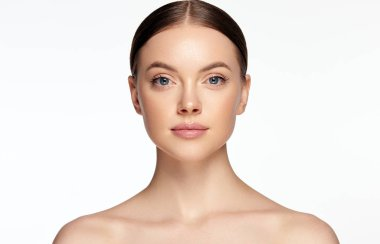
#> input picture image.jpg, 380 x 244 px
$ jupyter execute Q2.ipynb
#> lines starting #> are read from the running program, lines starting #| are printed output that depends on the picture; after the words box and inside, x2 and y2 are one past the last pixel; in counts of white or black regions, pixels touching at a corner belong together
#> further down, input_image is the input picture: PIL image 380x244 RGB; mean R, G, B 234, 222.2, 215.3
[cell 1]
import numpy as np
import matplotlib.pyplot as plt
from PIL import Image

# Floyd-Steinberg dithering algorithm
def floyd_steinberg_dithering(input_image):
    # Convert the input image to grayscale
    grayscale_image = input_image.convert('L')
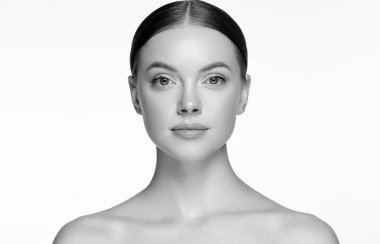
#> grayscale_image: PIL image 380x244 L; min 0, max 255, mean 224.9
    grayscale_image_array = np.array(grayscale_image)
    height, width = grayscale_image_array.shape
#> height = 244; width = 380

    # Copy of the grayscale image to apply dithering
    dithered_image = grayscale_image_array.copy()

    # Loop over each pixel in the image
    for y in range(height):
        for x in range(width):
            # Get the current pixel value and threshold it to either 0 or 255 (black or white)
            current_pixel_value = dithered_image[y, x]
            new_pixel_value = 255 * (current_pixel_value > 128)  # Binarize pixel based on threshold 128
            dithered_image[y, x] = new_pixel_value

            # Calculate the quantization error
            quantization_error = current_pixel_value - new_pixel_value

            # Distribute the quantization error to neighboring pixels
            if x < width - 1:
                dithered_image[y, x + 1] += quantization_error * 7 / 16
            if y < height - 1:
                dithered_image[y + 1, x] += quantization_error * 5 / 16
                if x > 0:
                    dithered_image[y + 1, x - 1] += quantization_error * 3 / 16
                if x < width - 1:
                    dithered_image[y + 1, x + 1] += quantization_error * 1 / 16
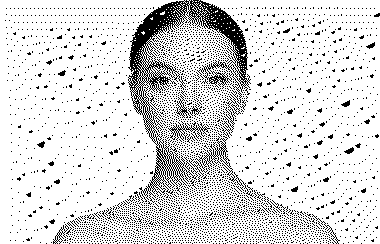
#> dithered_image: shape (244, 380); 85.9% white; black in thin lines or dots

    # Return the dithered image
    return Image.fromarray(np.clip(dithered_image, 0, 255).astype(np.uint8))

# Jarvis-Judice-Ninke dithering algorithm
def jarvis_dithering(input_image):
    # Convert the input image to grayscale
    grayscale_image = input_image.convert('L')
    grayscale_image_array = np.array(grayscale_image)
    height, width = grayscale_image_array.shape
#> height = 244; width = 380

    # Copy of the grayscale image to apply dithering
    dithered_image = grayscale_image_array.copy()

    # Loop over each pixel in the image
    for y in range(height):
        for x in range(width):
            # Get the current pixel value and threshold it to either 0 or 255 (black or white)
            current_pixel_value = dithered_image[y, x]
            new_pixel_value = 255 * (current_pixel_value > 128)  # Binarize pixel based on threshold 128
            dithered_image[y, x] = new_pixel_value

            # Calculate the quantization error
            quantization_error = current_pixel_value - new_pixel_value

            # Distribute the quantization error to neighboring pixels (more neighbors than Floyd-Steinberg)
            if x < width - 1:
                dithered_image[y, x + 1] += quantization_error * 7 / 48
            if x < width - 2:
                dithered_image[y, x + 2] += quantization_error * 5 / 48
            if y < height - 1:
                dithered_image[y + 1, x] += quantization_error * 5 / 48
                if x > 0:
                    dithered_image[y + 1, x - 1] += quantization_error * 3 / 48
                if x < width - 1:
                    dithered_image[y + 1, x + 1] += quantization_error * 3 / 48
                if x < width - 2:
                    dithered_image[y + 1, x + 2] += quantization_error * 1 / 48
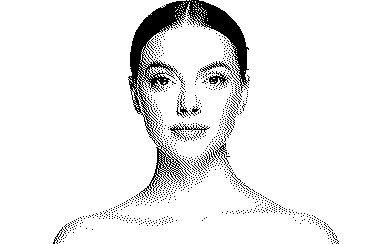
#> dithered_image: shape (244, 380); 92.7% white; 914 black regions (904 under 20 px), largest, box (x1, y1, x2, y2) and area: (128, 0, 250, 198) 4697, (170, 123, 210, 139) 150, (208, 71, 231, 87) 136

    # Return the dithered image
    return Image.fromarray(np.clip(dithered_image, 0, 255).astype(np.uint8))

# Load the image from file
input_image = Image.open('image.jpg')  # Replace 'image.jpg' with your image path

# Apply Floyd-Steinberg and Jarvis-Judice-Ninke dithering algorithms
floyd_dithered_image = floyd_steinberg_dithering(input_image)
jarvis_dithered_image = jarvis_dithering(input_image)

# Display the results using matplotlib
plt.figure(figsize=(10, 5))
plt.subplot(1, 2, 1); plt.imshow(floyd_dithered_image, cmap='gray'); plt.title('Floyd-Steinberg Dithering')
plt.subplot(1, 2, 2); plt.imshow(jarvis_dithered_image, cmap='gray'); plt.title('Jarvis-Judice-Ninke Dithering')
plt.show()
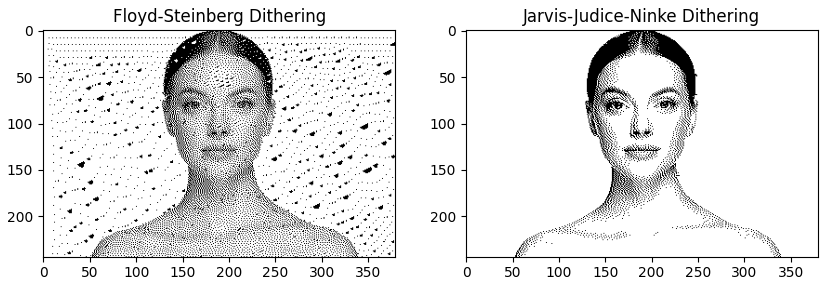
#> figure drawn by matplotlib, 2 panels
